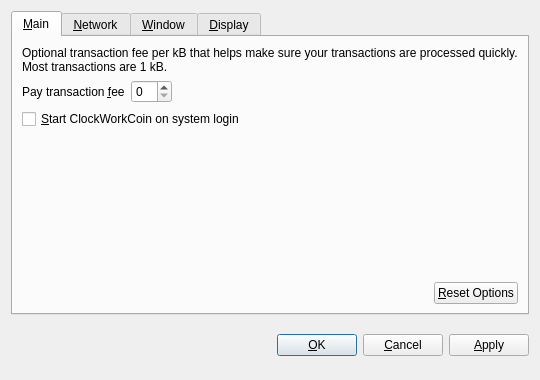
<?xml version="1.0" encoding="UTF-8"?>
<ui version="4.0">
 <class>OptionsDialog</class>
 <widget class="QDialog" name="OptionsDialog">
  <property name="geometry">
   <rect>
    <x>0</x>
    <y>0</y>
    <width>540</width>
    <height>380</height>
   </rect>
  </property>
  <property name="windowTitle">
   <string>Options</string>
  </property>
  <property name="modal">
   <bool>true</bool>
  </property>
  <layout class="QVBoxLayout" name="verticalLayout">
   <item>
    <widget class="QTabWidget" name="tabWidget">
     <property name="tabPosition">
      <enum>QTabWidget::North</enum>
     </property>
     <property name="currentIndex">
      <number>0</number>
     </property>
     <widget class="QWidget" name="tabMain">
      <attribute name="title">
       <string>&amp;Main</string>
      </attribute>
      <layout class="QVBoxLayout" name="verticalLayout_Main">
       <item>
        <widget class="QLabel" name="transactionFeeInfoLabel">
         <property name="text">
          <string>Optional transaction fee per kB that helps make sure your transactions are processed quickly. Most transactions are 1 kB.</string>
         </property>
         <property name="textFormat">
          <enum>Qt::PlainText</enum>
         </property>
         <property name="wordWrap">
          <bool>true</bool>
         </property>
        </widget>
       </item>
       <item>
        <layout class="QHBoxLayout" name="horizontalLayout_1_Main">
         <item>
          <widget class="QLabel" name="transactionFeeLabel">
           <property name="text">
            <string>Pay transaction &amp;fee</string>
           </property>
           <property name="textFormat">
            <enum>Qt::PlainText</enum>
           </property>
           <property name="buddy">
            <cstring>transactionFee</cstring>
           </property>
          </widget>
         </item>
         <item>
          <widget class="BitcoinAmountField" name="transactionFee"/>
         </item>
         <item>
          <spacer name="horizontalSpacer_1_Main">
           <property name="orientation">
            <enum>Qt::Horizontal</enum>
           </property>
           <property name="sizeHint" stdset="0">
            <size>
             <width>40</width>
             <height>20</height>
            </size>
           </property>
          </spacer>
         </item>
        </layout>
       </item>
       <item>
        <widget class="QCheckBox" name="bitcoinAtStartup">
         <property name="toolTip">
          <string>Automatically start ClockWorkCoin after logging in to the system.</string>
         </property>
         <property name="text">
          <string>&amp;Start ClockWorkCoin on system login</string>
         </property>
        </widget>
       </item>
       <item>
        <spacer name="verticalSpacer_Main">
         <property name="orientation">
          <enum>Qt::Vertical</enum>
         </property>
         <property name="sizeHint" stdset="0">
          <size>
           <width>20</width>
           <height>40</height>
          </size>
         </property>
        </spacer>
       </item>
       <item>
        <layout class="QHBoxLayout" name="horizontalLayout_2_Main">
         <item>
          <spacer name="horizontalSpacer_2_Main">
           <property name="orientation">
            <enum>Qt::Horizontal</enum>
           </property>
           <property name="sizeHint" stdset="0">
            <size>
             <width>40</width>
             <height>20</height>
            </size>
           </property>
          </spacer>
         </item>
         <item>
          <widget class="QPushButton" name="resetButton">
           <property name="toolTip">
            <string>Reset all client options to default.</string>
           </property>
           <property name="text">
            <string>&amp;Reset Options</string>
           </property>
           <property name="autoDefault">
            <bool>false</bool>
           </property>
          </widget>
         </item>
        </layout>
       </item>
      </layout>
     </widget>
     <widget class="QWidget" name="tabNetwork">
      <attribute name="title">
       <string>&amp;Network</string>
      </attribute>
      <layout class="QVBoxLayout" name="verticalLayout_Network">
       <item>
        <widget class="QCheckBox" name="mapPortUpnp">
         <property name="toolTip">
          <string>Automatically open the ClockWorkCoin client port on the router. This only works when your router supports UPnP and it is enabled.</string>
         </property>
         <property name="text">
          <string>Map port using &amp;UPnP</string>
         </property>
        </widget>
       </item>
       <item>
        <widget class="QCheckBox" name="connectSocks">
         <property name="toolTip">
          <string>Connect to the ClockWorkCoin network through a SOCKS proxy (e.g. when connecting through Tor).</string>
         </property>
         <property name="text">
          <string>&amp;Connect through SOCKS proxy:</string>
         </property>
        </widget>
       </item>
       <item>
        <layout class="QHBoxLayout" name="horizontalLayout_Network">
         <item>
          <widget class="QLabel" name="proxyIpLabel">
           <property name="text">
            <string>Proxy &amp;IP:</string>
           </property>
           <property name="textFormat">
            <enum>Qt::PlainText</enum>
           </property>
           <property name="buddy">
            <cstring>proxyIp</cstring>
           </property>
          </widget>
         </item>
         <item>
          <widget class="QValidatedLineEdit" name="proxyIp">
           <property name="maximumSize">
            <size>
             <width>140</width>
             <height>16777215</height>
            </size>
           </property>
           <property name="toolTip">
            <string>IP address of the proxy (e.g. 127.0.0.1)</string>
           </property>
          </widget>
         </item>
         <item>
          <widget class="QLabel" name="proxyPortLabel">
           <property name="text">
            <string>&amp;Port:</string>
           </property>
           <property name="textFormat">
            <enum>Qt::PlainText</enum>
           </property>
           <property name="buddy">
            <cstring>proxyPort</cstring>
           </property>
          </widget>
         </item>
         <item>
          <widget class="QLineEdit" name="proxyPort">
           <property name="maximumSize">
            <size>
             <width>55</width>
             <height>16777215</height>
            </size>
           </property>
           <property name="toolTip">
            <string>Port of the proxy (e.g. 9050)</string>
           </property>
          </widget>
         </item>
         <item>
          <widget class="QLabel" name="socksVersionLabel">
           <property name="text">
            <string>SOCKS &amp;Version:</string>
           </property>
           <property name="textFormat">
            <enum>Qt::PlainText</enum>
           </property>
           <property name="buddy">
            <cstring>socksVersion</cstring>
           </property>
          </widget>
         </item>
         <item>
          <widget class="QValueComboBox" name="socksVersion">
           <property name="toolTip">
            <string>SOCKS version of the proxy (e.g. 5)</string>
           </property>
          </widget>
         </item>
         <item>
          <spacer name="horizontalSpacer_Network">
           <property name="orientation">
            <enum>Qt::Horizontal</enum>
           </property>
           <property name="sizeHint" stdset="0">
            <size>
             <width>40</width>
             <height>20</height>
            </size>
           </property>
          </spacer>
         </item>
        </layout>
       </item>
       <item>
        <spacer name="verticalSpacer_Network">
         <property name="orientation">
          <enum>Qt::Vertical</enum>
         </property>
         <property name="sizeHint" stdset="0">
          <size>
           <width>20</width>
           <height>40</height>
          </size>
         </property>
        </spacer>
       </item>
      </layout>
     </widget>
     <widget class="QWidget" name="tabWindow">
      <attribute name="title">
       <string>&amp;Window</string>
      </attribute>
      <layout class="QVBoxLayout" name="verticalLayout_Window">
       <item>
        <widget class="QCheckBox" name="minimizeToTray">
         <property name="toolTip">
          <string>Show only a tray icon after minimizing the window.</string>
         </property>
         <property name="text">
          <string>&amp;Minimize to the tray instead of the taskbar</string>
         </property>
        </widget>
       </item>
       <item>
        <widget class="QCheckBox" name="minimizeOnClose">
         <property name="toolTip">
          <string>Minimize instead of exit the application when the window is closed. When this option is enabled, the application will be closed only after selecting Quit in the menu.</string>
         </property>
         <property name="text">
          <string>M&amp;inimize on close</string>
         </property>
        </widget>
       </item>
       <item>
        <spacer name="verticalSpacer_Window">
         <property name="orientation">
          <enum>Qt::Vertical</enum>
         </property>
         <property name="sizeHint" stdset="0">
          <size>
           <width>20</width>
           <height>40</height>
          </size>
         </property>
        </spacer>
       </item>
      </layout>
     </widget>
     <widget class="QWidget" name="tabDisplay">
      <attribute name="title">
       <string>&amp;Display</string>
      </attribute>
      <layout class="QVBoxLayout" name="verticalLayout_Display">
       <item>
        <layout class="QHBoxLayout" name="horizontalLayout_1_Display">
         <item>
          <widget class="QLabel" name="langLabel">
           <property name="text">
            <string>User Interface &amp;language:</string>
           </property>
           <property name="textFormat">
            <enum>Qt::PlainText</enum>
           </property>
           <property name="buddy">
            <cstring>lang</cstring>
           </property>
          </widget>
         </item>
         <item>
          <widget class="QValueComboBox" name="lang">
           <property name="toolTip">
            <string>The user interface language can be set here. This setting will take effect after restarting ClockWorkCoin.</string>
           </property>
          </widget>
         </item>
        </layout>
       </item>
       <item>
        <layout class="QHBoxLayout" name="horizontalLayout_2_Display">
         <item>
          <widget class="QLabel" name="unitLabel">
           <property name="text">
            <string>&amp;Unit to show amounts in:</string>
           </property>
           <property name="textFormat">
            <enum>Qt::PlainText</enum>
           </property>
           <property name="buddy">
            <cstring>unit</cstring>
           </property>
          </widget>
         </item>
         <item>
          <widget class="QValueComboBox" name="unit">
           <property name="toolTip">
            <string>Choose the default subdivision unit to show in the interface and when sending coins.</string>
           </property>
          </widget>
         </item>
        </layout>
       </item>
       <item>
        <widget class="QCheckBox" name="displayAddresses">
         <property name="toolTip">
          <string>Whether to show ClockWorkCoin addresses in the transaction list or not.</string>
         </property>
         <property name="text">
          <string>&amp;Display addresses in transaction list</string>
         </property>
        </widget>
       </item>
       <item>
        <spacer name="verticalSpacer_Display">
         <property name="orientation">
          <enum>Qt::Vertical</enum>
         </property>
         <property name="sizeHint" stdset="0">
          <size>
           <width>20</width>
           <height>40</height>
          </size>
         </property>
        </spacer>
       </item>
      </layout>
     </widget>
    </widget>
   </item>
   <item>
    <layout class="QHBoxLayout" name="horizontalLayout_Buttons">
     <item>
      <spacer name="horizontalSpacer_1">
       <property name="orientation">
        <enum>Qt::Horizontal</enum>
       </property>
       <property name="sizeHint" stdset="0">
        <size>
         <width>40</width>
         <height>48</height>
        </size>
       </property>
      </spacer>
     </item>
     <item>
      <widget class="QLabel" name="statusLabel">
       <property name="font">
        <font>
         <weight>75</weight>
         <bold>true</bold>
        </font>
       </property>
       <property name="text">
        <string/>
       </property>
       <property name="textFormat">
        <enum>Qt::PlainText</enum>
       </property>
       <property name="wordWrap">
        <bool>true</bool>
       </property>
      </widget>
     </item>
     <item>
      <spacer name="horizontalSpacer_2">
       <property name="orientation">
        <enum>Qt::Horizontal</enum>
       </property>
       <property name="sizeHint" stdset="0">
        <size>
         <width>40</width>
         <height>48</height>
        </size>
       </property>
      </spacer>
     </item>
     <item>
      <widget class="QPushButton" name="okButton">
       <property name="text">
        <string>&amp;OK</string>
       </property>
      </widget>
     </item>
     <item>
      <widget class="QPushButton" name="cancelButton">
       <property name="text">
        <string>&amp;Cancel</string>
       </property>
       <property name="autoDefault">
        <bool>false</bool>
       </property>
      </widget>
     </item>
     <item>
      <widget class="QPushButton" name="applyButton">
       <property name="text">
        <string>&amp;Apply</string>
       </property>
       <property name="autoDefault">
        <bool>false</bool>
       </property>
      </widget>
     </item>
    </layout>
   </item>
  </layout>
 </widget>
 <customwidgets>
  <customwidget>
   <class>BitcoinAmountField</class>
   <extends>QSpinBox</extends>
   <header>bitcoinamountfield.h</header>
  </customwidget>
  <customwidget>
   <class>QValueComboBox</class>
   <extends>QComboBox</extends>
   <header>qvaluecombobox.h</header>
  </customwidget>
  <customwidget>
   <class>QValidatedLineEdit</class>
   <extends>QLineEdit</extends>
   <header>qvalidatedlineedit.h</header>
  </customwidget>
 </customwidgets>
 <resources/>
 <connections/>
</ui>
